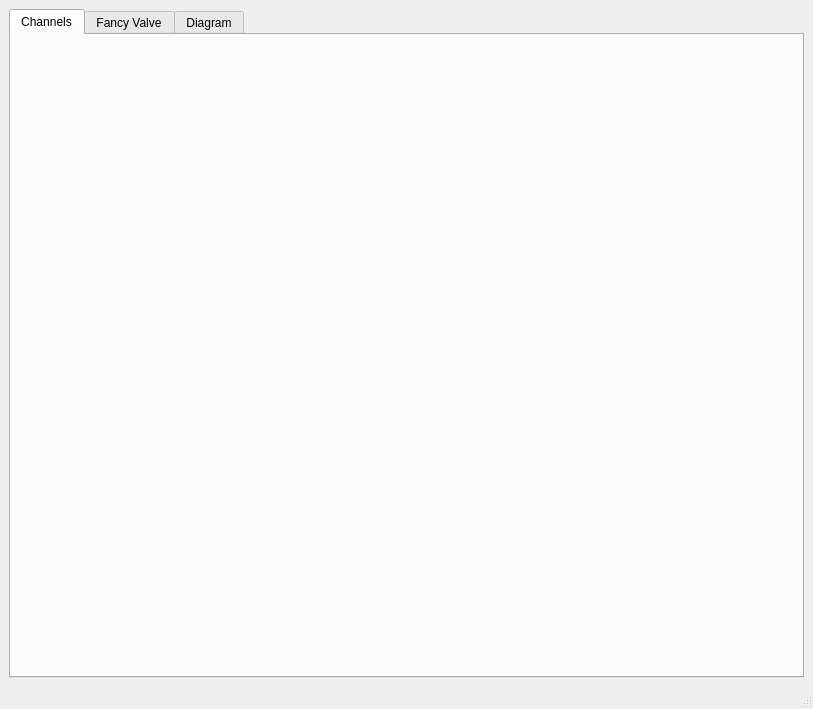
<?xml version="1.0" encoding="UTF-8"?>
<ui version="4.0">
 <class>MainWindow</class>
 <widget class="QMainWindow" name="MainWindow">
  <property name="geometry">
   <rect>
    <x>0</x>
    <y>0</y>
    <width>813</width>
    <height>709</height>
   </rect>
  </property>
  <property name="windowTitle">
   <string>MainWindow</string>
  </property>
  <widget class="QWidget" name="centralwidget">
   <layout class="QVBoxLayout" name="verticalLayout">
    <item>
     <widget class="QTabWidget" name="tabWidget">
      <property name="currentIndex">
       <number>0</number>
      </property>
      <widget class="QWidget" name="tab">
       <attribute name="title">
        <string>Channels</string>
       </attribute>
       <widget class="QWidget" name="">
        <property name="geometry">
         <rect>
          <x>10</x>
          <y>10</y>
          <width>771</width>
          <height>591</height>
         </rect>
        </property>
        <layout class="QVBoxLayout" name="verticalLayout_2">
         <item>
          <widget class="AB_widget" name="widget" native="true"/>
         </item>
         <item>
          <widget class="AB_widget" name="widget_2" native="true"/>
         </item>
        </layout>
       </widget>
      </widget>
      <widget class="QWidget" name="tab_2">
       <attribute name="title">
        <string>Fancy Valve</string>
       </attribute>
      </widget>
      <widget class="QWidget" name="tab_3">
       <attribute name="title">
        <string>Diagram</string>
       </attribute>
      </widget>
     </widget>
    </item>
   </layout>
  </widget>
  <widget class="QMenuBar" name="menubar">
   <property name="geometry">
    <rect>
     <x>0</x>
     <y>0</y>
     <width>813</width>
     <height>25</height>
    </rect>
   </property>
  </widget>
  <widget class="QStatusBar" name="statusbar"/>
 </widget>
 <customwidgets>
  <customwidget>
   <class>AB_widget</class>
   <extends>QWidget</extends>
   <header>AB_widget.h</header>
   <container>1</container>
  </customwidget>
 </customwidgets>
 <resources/>
 <connections/>
</ui>
